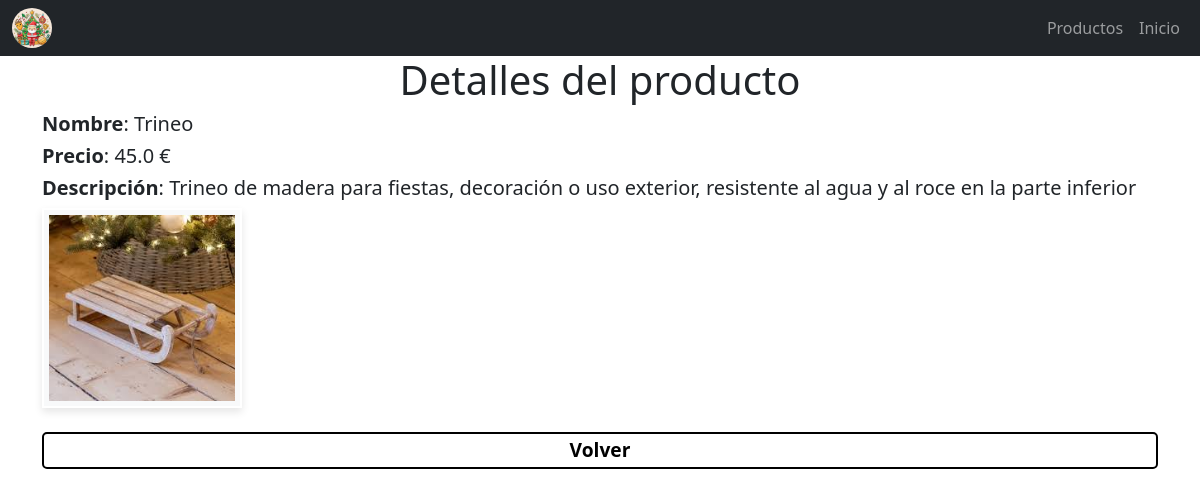
Page /shop/2/ on the committed database.
### App2/models.py (models this page shows)
class Productos(models.Model):
    nombre = models.CharField(max_length=20)
    descripcion = models.TextField()
    precio = models.FloatField()
    imagen = models.ImageField(upload_to='resources/media')

### App2/views.py (the view)
# urls.py: path('<int:productos_id>/', views.details, name='details')
def details(request, productos_id):
    producto = Productos.objects.get(pk=productos_id)
    return render(request, 'product/details.html', {"producto": producto})

### App2/templates/product/details.html (shortened to what this page needs)
<!DOCTYPE html>
<html lang="en">
<head>
    <link href="https://cdn.jsdelivr.net/npm/bootstrap@5.3.3/dist/css/bootstrap.min.css" rel="stylesheet">
</head>
<body>
    {% extends 'webpage/plantilla.html' %}
    {% block content %}
    <div class="container">
        <h1 class="d-flex justify-content-center">Detalles del producto</h1>
        <h5><strong>Nombre</strong>: {{ producto.nombre }}</h5>
        <h5><strong>Precio</strong>: {{ producto.precio }} €</h5>
        <h5><strong>Descripción</strong>: {{ producto.descripcion }}</h5>
        <img class="use" src="{{producto.imagen.url}}" alt="Imagen Producto" width="200px" height="200px"> <br>
        <br>
        <a class="d-flex justify-content-center" href="{% url 'productos:shop' %}">Volver</a>
    </div>
    {% endblock %}

### App1/templates/webpage/plantilla.html (style rules this page uses)
a { text-decoration: none; color: black; font-weight: bold; font-size: 1.2em; border: 2px solid black; padding: 2px; border-radius: 5px; }
.use { border: 2px solid white; padding: 5px; background-color: #f8f9fa; box-shadow: 0 4px 8px rgba(0, 0, 0, 0.1); transition: transform 0.2s; }

### rows in the picture
Productos: nombre "Trineo", precio "45.0", descripcion "Trineo de madera para fiestas, decoración o uso exterior, resistente al agua y al roce en la parte inferior", imagen (picture)
